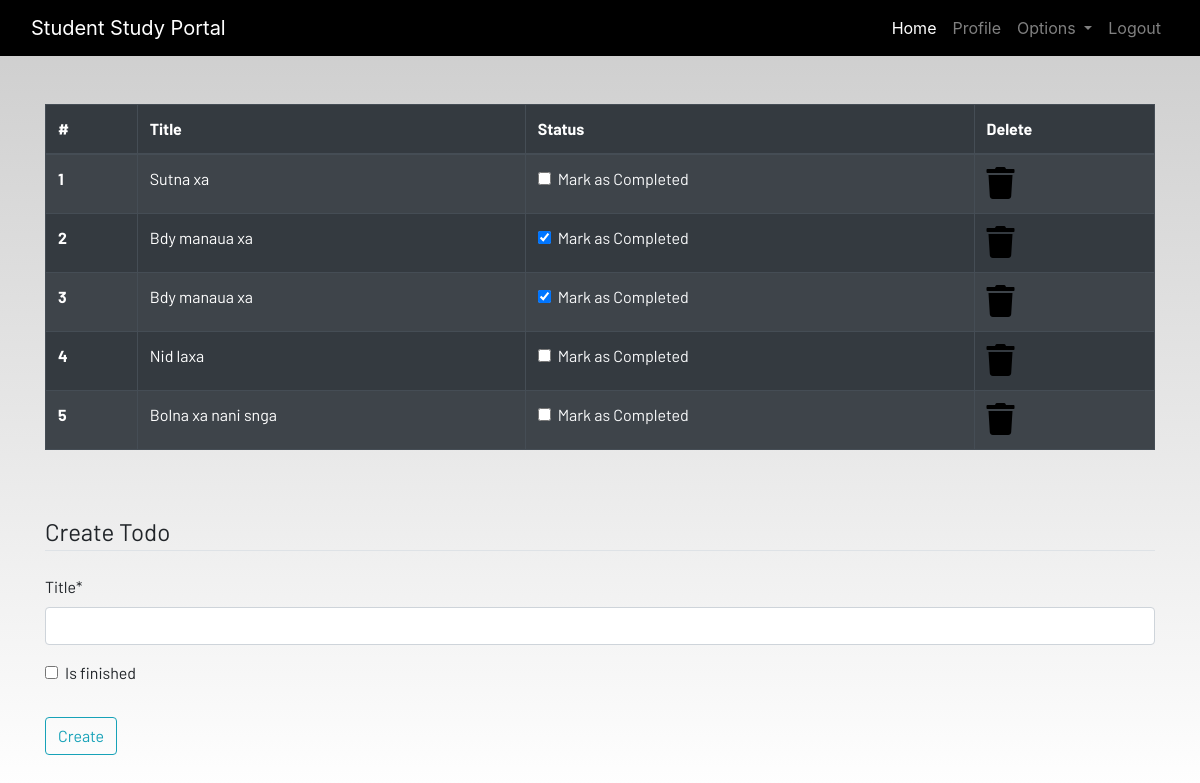
The app's page /todo (signed in) with its own data.
### dashboard/models.py (models this page shows, shortened)
class Todo(models.Model):
    user=models.ForeignKey(User,on_delete=models.CASCADE)
    title=models.CharField(max_length=100)
    is_finished=models.BooleanField(default=False)
    class Meta:
        verbose_name="todo"
        verbose_name_plural='todo'

### dashboard/views.py (the view)
# urls.py: path('todo',views.todo_view,name='todo'),
@login_required(login_url='login')
@user_passes_test(check_user_is_authenticated, login_url='login')
def todo_view(request):
    if request.method == 'POST':
        form=TodoForm(request.POST)
        if form.is_valid():
            try:
                finished=request.POST["is_finished"]
                if finished == "on":
                   finished = True
            except:
               finished = False
            new_todo=Todo(
                user=request.user,
                title=request.POST['title'],
                is_finished=finished
        )
        new_todo.save()
        form=TodoForm()
        messages.success(request,f"Todo Added from {request.user.username}")
    else:
       form = TodoForm()
    todo_queryset = Todo.objects.filter(user=request.user)
    if len(todo_queryset) == 0:
        todos_done= True
    else:
        todos_done = False
    context={
        'form':form,
        'todos':todo_queryset,
        'todos_done':todos_done,
             }
    return render(request,'dashboard/todo.html',context)

### dashboard/forms.py
class TodoForm(forms.ModelForm):
    class Meta:
        model=Todo
        fields =['title','is_finished']

### dashboard/views.py (called while the page is built)
def check_user_is_authenticated(user):
    return user.is_authenticated

### dashboard/templates/dashboard/todo.html (shortened to what this page needs)
{% extends 'dashboard/base.html' %}
{% load static %}
{% load crispy_forms_tags%}
{% block content %}
<div class="container">
   {% if not todos_done %}
    <table class="table table-striped table-bordered table-hover table-dark">
        <thead>
            <tr>
                <th scope="col">#</th>
                <th scope="col">Title</th>
                <th scope="col">Status</th>
                <th scope="col">Delete</th>
            </tr>
        </thead>
        <tbody>
            {% for  todo in todos  %}
            <tr>
                <th scope="row">{{forloop.counter}}</th>
                <td>{{todo.title}}</td>
                <td>
                    <a href="{%url 'update-todo' todo.id%}">
                        <div class="form-check">
                            {% if todo.is_finished == True %}
                            <input class="form-check-input" type="checkbox" value="" checked>
                            {% else %}
                            <input class="form-check-input" type="checkbox" value="">
                            {% endif %}
                            <label class="form-check-label text-light" for="flexCheckDefault">
                                Mark as Completed
                            </label>
                        </div>
                    </a>
                </td>
                <td><a href="{%url 'delete-todo' todo.id%}"><i class="fa fa-trash fa-2x"></i></a></td>
            </tr>
            {% endfor %}
        </tbody>
    </table>
    {% else %}
    <h4>All tasks have been done!! create to add more</h4>
    {% endif %}
</div><br><br>
<div class="container">
    <form method="POST">
        <fieldset class="form-group">
            <legend class="border-bottom mb-4">Create Todo</legend>
            {{form|crispy}}
        </fieldset>
        <div class="form-group">
            <button href="" class="btn btn-outline-info" type="submit">
                Create
            </button>
        </div>
    </form>
</div>
{% endblock content %}

### static/css/main.css (style rules this page uses)
html { scroll-behavior: smooth; height: 100%; width: 100%; }
a { text-decoration: none !important; color: black; }
html, body { max-width: 100%; overflow-x: hidden; height: 100%; width: 100%; }
body { background: linear-gradient(rgba(0, 0, 0, 0.2), rgba(255, 255, 255, 0.5)); overflow-x: hidden; background-repeat: no-repeat; }
.fa { color: black; }

### records on screen
Todo: title "Sutna xa"
Todo: title "Bdy manaua xa"
Todo: title "Bdy manaua xa"
Todo: title "Nid laxa"
Todo: title "Bolna xa nani snga"
